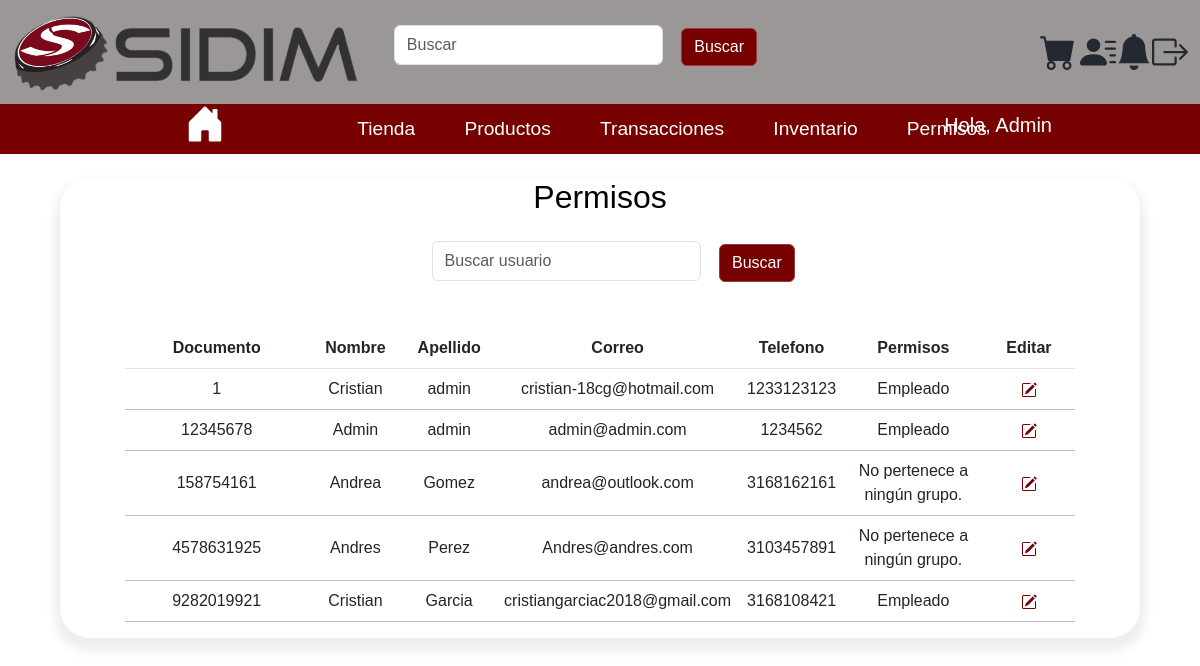
Page /permisos/ (signed in) on the committed database.
### Sidim/models.py (models this page shows, shortened)
class Usuarios(AbstractUser, PermissionsMixin):
    username=None
    first_name=None
    last_name=None
    email=None
    idusuario = models.IntegerField(primary_key=True, unique=True)
    nombre = models.CharField(max_length=45)
    apellido = models.CharField(max_length=45)
    correo = models.EmailField(max_length=45,unique=True)
    password = models.CharField(max_length=128)
    telefono = models.CharField(max_length=10)
    direccion = models.CharField(max_length=100)
    objects = UsuariosManager()
    is_active = models.BooleanField(default=True)
    is_staff = models.BooleanField(default=False)
    date_joined = models.DateTimeField(auto_now_add=True)
    last_login = models.DateTimeField(auto_now=True)
    is_superuser = models.BooleanField(
        default=False,
        help_text="Designates whether this user has all permissions.",
    )
    USERNAME_FIELD = 'correo'
    REQUIRED_FIELDS = ['idusuario','nombre', 'apellido', 'telefono', 'direccion']
    class Meta:
        managed = True
        db_table = 'usuarios'

### Sidim/views.py (the view)
# urls.py: path('permisos/', views.permisos, name='Permisos'),
def permisos(request):
    usuarios = Usuarios.objects.all()
    grupos = Group.objects.all()
    return render(request, 'permisos.html',{'usuarios': usuarios, 'grupos': grupos})

### Sidim/context_processors.py (called while the page is built)
def form_registro(request):
    return {'form_registro': UsuariosCreationForm()}

def categorias(request):
    categorias = CategoriaProducto.objects.all()[:6]
    return {'categorias': categorias}

### Sidim/templates/permisos.html (shortened to what this page needs)
{% extends "base.html" %}
{% block content %}
<div class="container" style="min-height:100hv;justify-content: center;align-items: center;   ">
    <h2>Permisos</h2>
    <form class="d-flex" method="get" action="{% url 'tienda' %}">
        <input class="form-control me-2 " type="search" placeholder="Buscar usuario" aria-label="Buscar"
            style="margin-top:5%;min-width:80%" name="busqueda">
        <button class="btn btn-primary" type="submit">Buscar </button>
    </form>
    <table class="table" style="width: 90%; ;">
        <thead>
            <tr>
                <th style="width: 20%;">Documento</th>
                <th style="width: 10%;">Nombre</th>
                <th style="width: 10%;">Apellido</th>
                <th style="width: 10%;">Correo</th>
                <th style="width: 10%;">Telefono</th>
                <th style="width: 15%;">Permisos</th>
                <th style="width: 5%;">Editar</th>
            </tr>
        </thead>
        <tbody id="detallesTabla">
            {% for usuario in usuarios %}
            <tr>
                <td>{{ usuario.idusuario }}</td>
                <td>{{ usuario.nombre }}</td>
                <td>{{ usuario.apellido }}</td>
                <td>{{ usuario.correo}}</td>
                <td>{{usuario.telefono}}</td>
                <td> {% if usuario.groups.exists %}
                    {% for group in usuario.groups.all %}
                    {{ group.name }}{% if not forloop.last %}, {% endif %}
                    {% endfor %}
                    {% else %}
                    No pertenece a ningún grupo.
                    {% endif %}</td>
                <td style="width: 10%;">
                    <a href="#" class="editar-usuario" data-toggle="modal" data-target="#editarUsuarioModal"
                        data-id="{{ usuario.idusuario }}" data-nombre="{{ usuario.nombre }}"
                        data-apellido="{{ usuario.apellido }}" data-apellido="{{ usuario.apellido }}"
                        data-correo="{{ usuario.correo }}" data-telefono="{{ usuario.telefono }}">
                    </a>
                </td>
            </tr>
            {% endfor %}
        </tbody>
    </table>
</div>
{% endblock %}

### Sidim/templates/navbar.html (shortened to what this page needs)
{% load static %}
<nav class="navbar navbar-expand-lg navbar-light" style="background-color: #9b9797">
    <div class="container-fluid">
        <a href="{% url 'home' %}" class="Logo">
            <img src="{% static 'images/Sidim.png' %}" alt="Logo Sidim" class="logo-img" height="80rem">
        </a>
        <div class="collapse navbar-collapse justify-content-start" id="navbarSupportedContent"
            style="font-size: 1.2rem; margin-left:3%;">
            <form class="d-flex" method="get" action="{% url 'tienda' %}">
                <input class="form-control me-2 " type="search" placeholder="Buscar" aria-label="Buscar"
                    style="margin-top:5%;min-width:80%" name="busqueda">
                <button class="btn btn-primary" type="submit">Buscar</button>
            </form>
        </div>
        <div class="d-flex align-items-end">
            <div class="submenu2">
                <a href="{% url 'carritoCompras' %}" style="color: #242831">
                </a>
                 {% if user.is_authenticated %}
                <a href="{% url 'perfil' %}" style="color: #242831">
                </a>
                <a style="color: #242831">
                    <svg xmlns="http://www.w3.org/2000/svg" width="36" height="36" fill="currentColor"
                        class="bi bi-bell-fill" viewBox="0 0 16 16">
                        <path
                            d="M8 16a2 2 0 0 0 2-2H6a2 2 0 0 0 2 2zm.995-14.901a1 1 0 1 0-1.99 0A5.002 5.002 0 0 0 3 6c0 1.098-.5 6-2 7h14c-1.5-1-2-5.902-2-7 0-2.42-1.72-4.44-4.005-4.901z" />
                    </svg>
                </a>
                <a href="/cerrarsesion" style="color: #242831">
                </a>
                {% endif %}
            </div>
        </div>
    </div>
</nav>
<nav class="navbar navbar-expand-lg navbar-dark " style="background-color:  #770000; max-height: 50px;" >
    <div class="container-fluid">
        <div class="collapse navbar-collapse " id="navbarNav">
            <ul class=" submenu  navbar-nav me-auto mb-2 mb-lg-0">
                {% if user.is_staff %}
                <li class="menu-item" style="min-width:40%;margin-left:3rem;">
                    <span class="text-light">
                        <a href="{% url 'home' %}" sty>
                        </a>
                    </span>
                </li>
                <li class="nav-item">
                    <a href="{%url 'tienda'%}">Tienda</a>
                </li>
                <li class="nav-item">
                    <a href="{% url 'adminProductos' %}">Productos</a>
                </li>
                <li class="nav-item">
                    <a href="{% url 'adminTransacciones' %}">Transacciones</a>
                </li>
                <li class="nav-item">
                    <a href="{% url 'inventario' %}">Inventario</a>
                </li>
                {% if user.is_authenticated and user.is_superuser %}
                <li class="nav-item">
                    <a href="{% url 'Permisos' %}"> Permisos</a>
                </li>
                {% endif %}
                <li class="nav-item " style="position: absolute; right:0.5; ">
                    <h5 style=" color:#ffffff; ">Hola, {{user.nombre}}</h5>
                </li>
                {% endif %}
            </ul>
        </div>
    </div>
</nav>

### Sidim/static/css/style.css (style rules this page uses)
* { margin: 0; padding: 0; box-sizing: border-box; }
.container { margin-top: 2%; margin-bottom: 10%; display: flex; flex-direction: column; box-shadow: 0px 8px 10px 5px #bdbdbd40; width: 90%; background-color: #ffffff; border-radius: 30px; min-height: 95%!important; }
.custom-icon { color: #ffffff; width: 40px; height: 40px; margin-bottom: 10px; margin-right: -40px; }
body { margin: 0; padding: 0; font-family: 'Lucida Sans', 'Lucida Sans Regular', 'Lucida Grande', 'Lucida Sans Unicode', Geneva, Verdana, sans-serif; }
.table { border-spacing: 0; margin-top: 1rem; text-align: center; }
td { padding: 10px; text-align: center; border-bottom: 1px solid #bdbdbd; vertical-align: middle; }
th { padding: 10px; text-align: center; }
.submenu2 { display: flex; justify-content: flex-end; align-items: flex-end; margin-left: 3rem; width: 100%; }
.btn { background-color: #770000; border-color: #983b3b; width: 90%; margin: 20px 10px 30px 10px; max-height: 2.5rem; }
.form-control { width: 90%; text-align: left; height: 2.5rem; max-height: 2.5rem; }
h2 { text-align: center !important; color: #000000; }

### Sidim/static/css/menu.css (style rules this page uses)
.navbar-nav { display: flex; align-items: center; }
.navbar-nav .nav-item { margin-right: 4%; }
.custom-icon { color: #ffffff; max-width: 10%; max-height: 10%; margin-top: 0%; }
.submenu li a { color: #ffffff; text-decoration: none; font-size: 120%; text-align: center; padding: 5px; opacity: 500%; }
.submenu>li { display: inline-block; position: relative; margin: 0px; right: 100px; }

### rows in the picture
Usuarios: nombre "Admin", idusuario "12345678", apellido "admin", correo "admin@admin.com", telefono "1234562"
Usuarios: idusuario "1", nombre "Cristian", apellido "admin", correo "cristian-18cg@hotmail.com", telefono "1233123123"
Usuarios: idusuario "158754161", nombre "Andrea", apellido "Gomez", correo "andrea@outlook.com", telefono "3168162161", shows "No pertenece a ningún grupo."
Usuarios: idusuario "4578631925", nombre "Andres", apellido "Perez", correo "Andres@andres.com", telefono "3103457891", shows "No pertenece a ningún grupo."
Usuarios: idusuario "9282019921", nombre "Cristian", apellido "Garcia", correo "cristiangarciac2018@gmail.com", telefono "3168108421"

### other values in the picture
{{ group.name }} "Empleado"
